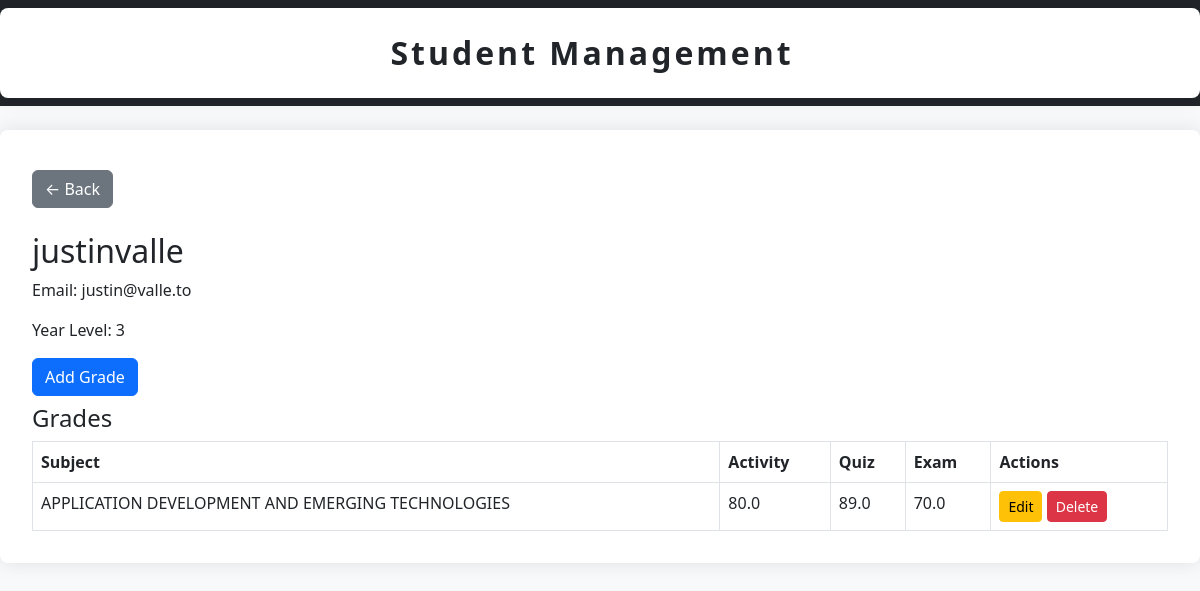
/student/6/, run on the app's committed database.
### students/models.py (models this page shows, shortened)
class Student(models.Model):
    name = models.CharField(max_length=100)
    email = models.EmailField(unique=True)
    year_level = models.IntegerField()

class Grade(models.Model):
    student = models.ForeignKey(Student, on_delete=models.CASCADE, related_name='grades')
    subject = models.ForeignKey(Subject, on_delete=models.CASCADE, related_name='grades')
    activity = models.FloatField()
    quiz = models.FloatField()
    exam = models.FloatField()
    class Meta:
        unique_together = ('student', 'subject')

class Subject(models.Model):
    code = models.CharField(max_length=10)
    title = models.CharField(max_length=100)

### students/views.py (the view)
# urls.py: path('student/<int:pk>/', views.student_detail, name='student_detail'),
def student_detail(request, pk):
    student = get_object_or_404(Student, pk=pk)
    grades = Grade.objects.filter(student=student)
    return render(request, 'students/student_detail.html', {'student': student, 'grades': grades})

### templates/students/student_detail.html (shortened to what this page needs)
{% extends 'base.html' %}
{% block content %}
<br>
<a href="{% url 'dashboard' %}" class="btn btn-secondary">← Back</a>
<br>
<br>
<h2>{{ student.name }}</h2>
<p>Email: {{ student.email }}</p>
<p>Year Level: {{ student.year_level }}</p>
<a href="{% url 'grade_add' student.id %}" class="btn btn-primary mb-2">Add Grade</a>
<h4>Grades</h4>
<table class="table table-bordered">
  <thead>
    <tr>
      <th>Subject</th>
      <th>Activity</th>
      <th>Quiz</th>
      <th>Exam</th>
      <th>Actions</th>
    </tr>
  </thead>
  <tbody>
    {% for grade in grades %}
    <tr>
      <td>{{ grade.subject.title }}</td>
      <td>{{ grade.activity }}</td>
      <td>{{ grade.quiz }}</td>
      <td>{{ grade.exam }}</td>
      <td>
        <a href="{% url 'grade_edit' grade.id %}" class="btn btn-sm btn-warning">Edit</a>
        <form action="{% url 'grade_delete' grade.id %}" method="post" style="display:inline;">
          <button type="submit" class="btn btn-sm btn-danger" onclick="return confirm('Are you sure you want to delete this grade?');">Delete</button>
        </form>
      </td>
    </tr>
    {% endfor %}
  </tbody>
</table>
{% endblock %}

### templates/base.html (style rules this page uses)
body { background-color: #f8f9fa; }

### data on the page
Student: name "justinvalle", email "justin@valle.to", year_level "3"
Grade: subject "APPLICATION DEVELOPMENT AND EMERGING TECHNOLOGIES", activity "80.0", quiz "89.0", exam "70.0"
